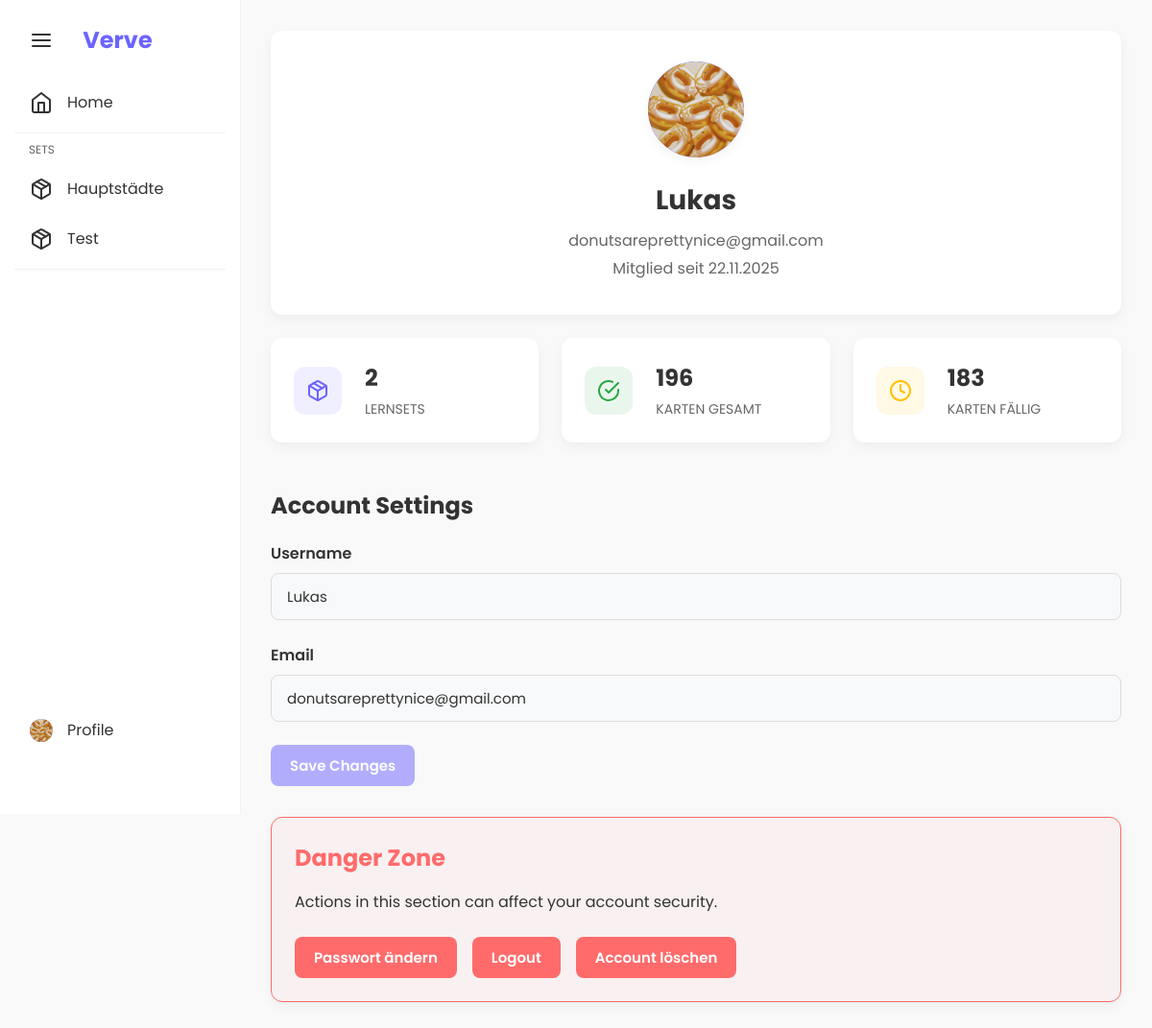
The app's page /auth/profile (signed in) with its own data.
### app/models/vocab_set.py (models this page shows, shortened)
class VocabSet(db.Model):
    __tablename__ = 'vocab_sets'
    id = db.Column(db.Integer, primary_key=True)
    name = db.Column(db.String(100), nullable=False)
    user_id = db.Column(db.Integer, db.ForeignKey('users.id'), nullable=True)  # None for shared sets
    is_shared = db.Column(db.Boolean, nullable=False, default=False)
    created_at = db.Column(db.DateTime, nullable=False, default=datetime.now)
    updated_at = db.Column(db.DateTime, nullable=False, default=datetime.now, onupdate=datetime.now)
    cards = db.relationship('Card', backref='vocab_set', lazy=True, cascade='all, delete-orphan')
    def get_due_cards(self) -> List['Card']:
        from app.models.card import Card
        return [card for card in self.cards if card.is_due()]
    def get_statistics(self) -> dict:
        level_counts = {}
        for card in self.cards:
            level = card.level
            level_counts[level] = level_counts.get(level, 0) + 1
        return {
            'total_cards': len(self.cards),
            'level_counts': level_counts,
            'due_cards': len(self.get_due_cards())
        }

### app/models/user.py (models this page shows, shortened)
class User(UserMixin, db.Model):
    __tablename__ = 'users'
    id = db.Column(db.Integer, primary_key=True)
    username = db.Column(db.String(50), unique=True, nullable=False, index=True)
    email = db.Column(db.String(120), unique=True, nullable=False, index=True)
    password_hash = db.Column(db.String(128), nullable=False)
    created_at = db.Column(db.DateTime, nullable=False, default=datetime.now)
    avatar_file = db.Column(db.String(120), nullable=True)
    vocab_sets = db.relationship('VocabSet', backref='user', lazy=True,
                                foreign_keys='VocabSet.user_id')

### app/routes/auth.py (the view)
@auth_bp.route('/profile')
@login_required
def profile():
    sets = VocabService.get_all_set_names(current_user.id)
    total_cards = 0
    due_cards = 0
    for s in sets:
        total_cards += s.get('card_count', 0)
        due_cards += s.get('due_count', 0)
    sidebar_collapsed = request.cookies.get('sidebar_collapsed', 'false') == 'true'
    return render_template('profile.html',
                         current_user=current_user,
                         sets=sets,
                         total_cards=total_cards,
                         due_cards=due_cards,
                         sidebar_collapsed=sidebar_collapsed)

### app/__init__.py (called while the page is built)
def setup_login_manager(app: Flask) -> None:
    from flask_login import LoginManager
    from app.models import User
    login_manager = LoginManager()
    login_manager.init_app(app)
    login_manager.login_view = 'auth.login'
    login_manager.login_message = 'Bitte melden Sie sich an, um auf diese Seite zuzugreifen.'
    @login_manager.user_loader
    def load_user(user_id):
        return User.query.get(int(user_id))

### app/models/card.py (called while the page is built)
    def is_due(self) -> bool:
        return self.next_review <= datetime.now()

### app/services/vocab_service.py (called while the page is built)
    @staticmethod
    def get_all_set_names(user_id: int) -> List[Dict]:
        vocab_sets = VocabSet.query.filter(VocabSet.user_id == user_id).all()
        result = []
        for vs in vocab_sets:
            level_counts = vs.get_statistics()['level_counts']
            max_level = max(level_counts.items(), key=lambda x: x[1])[0] if level_counts else 1
            result.append({
                'id': vs.id,
                'name': vs.name,
                'is_shared': vs.is_shared,
                'card_count': len(vs.cards),
                'due_count': len(vs.get_due_cards()),
                'level_counts': level_counts,
                'max_level': max_level
            })
        return result

### templates/profile.html (shortened to what this page needs)
{% extends "base.html" %}
{% block content %}
<div class="container">
    <div class="card profile-card">
        <div class="profile-header">
            <div class="profile-avatar-large" onclick="document.getElementById('avatar').click()"
                style="cursor: pointer; position: relative; overflow: hidden;">
                {% if current_user.avatar_file %}
                <img id="avatar-preview-img" src="{{ url_for('static', filename=current_user.avatar_file) }}"
                    alt="Avatar" style="width: 100%; height: 100%; object-fit: cover; border-radius: 50%;">
                {% else %}
                <span id="avatar-initials">{{ current_user.username[0].upper() }}</span>
                <img id="avatar-preview-img" src="" alt="Avatar"
                    style="display: none; width: 100%; height: 100%; object-fit: cover; border-radius: 50%;">
                {% endif %}
            </div>
            <div class="profile-info">
                <h1>{{ current_user.username }}</h1>
                <p class="text-muted">{{ current_user.email }}</p>
                <p class="text-muted">Mitglied seit {{ current_user.created_at.strftime('%d.%m.%Y') }}</p>
            </div>
        </div>
    </div>
    <div class="stats-overview">
        <div class="card stat-card">
            <div class="stat-icon" style="background-color: rgba(108, 99, 255, 0.1); color: var(--primary-color);">
                <i data-feather="package"></i>
            </div>
            <div class="stat-details">
                <h3>{{ sets|length }}</h3>
                <p>Lernsets</p>
            </div>
        </div>
        <div class="card stat-card">
            <div class="stat-icon" style="background-color: rgba(40, 167, 69, 0.1); color: var(--success-color);">
                <i data-feather="check-circle"></i>
            </div>
            <div class="stat-details">
                <h3>{{ total_cards }}</h3>
                <p>Karten gesamt</p>
            </div>
        </div>
        <div class="card stat-card">
            <div class="stat-icon" style="background-color: rgba(255, 193, 7, 0.1); color: #ffc107;">
                <i data-feather="clock"></i>
            </div>
            <div class="stat-details">
                <h3>{{ due_cards }}</h3>
                <p>Karten fällig</p>
            </div>
        </div>
    </div>
    <div class="account-settings">
        <h2>Account Settings</h2>
        <form action="{{ url_for('auth.update_profile') }}" method="POST" enctype="multipart/form-data"
            class="profile-form" id="profile-form">
            <div class="form-group">
                <label for="username">Username</label>
                <input type="text" id="username" name="username" value="{{ current_user.username }}" required
                    class="form-control">
            </div>
            <div class="form-group">
                <label for="email">Email</label>
                <input type="email" id="email" name="email" value="{{ current_user.email }}" required
                    class="form-control">
            </div>
            <div class="profile-actions" style="display: flex; gap: var(--spacing-md); align-items: center;">
                <button type="submit" id="save-profile-btn" class="btn btn-primary" disabled>Save Changes</button>
            </div>
        </form>
        <div class="card danger-zone">
            <h2>Danger Zone</h2>
            <p>Actions in this section can affect your account security.</p>
            <div class="account-actions">
                <a href="{{ url_for('auth.change_password') }}" class="btn btn-danger">Passwort ändern</a>
                <a href="{{ url_for('auth.logout') }}" class="btn btn-danger">Logout</a>
                <button type="button" class="btn btn-danger" onclick="openDeleteModal()">Account
                    löschen</button>
            </div>
        </div>
    </div>
</div>
{% endblock %}

### templates/base.html (shortened to what this page needs)
<!DOCTYPE html>
<html lang="de">
<head>
    <link rel="stylesheet" href="{{ url_for('static', filename='css/style.css') }}">
</head>
<body>
    <div class="sidebar {% if sidebar_collapsed %}collapsed{% endif %}">
        <div class="sidebar-header">
            <button class="sidebar-toggle"><i data-feather="menu"></i></button>
            <span class="sidebar-brand">Verve</span>
        </div>
        <ul class="sidebar-nav">
            <li><a href="{{ url_for('main.index') }}"><i data-feather="home"></i><span>Home</span></a></li>
            <li class="sidebar-separator"></li>
            <li class="sidebar-nav-header"><span>Sets</span></li>
            {% for set in sets %}
            <li>
                <a href="{{ url_for('main.set_overview', set_id=set.id) }}">
                    <i data-feather="package"></i>
                    <span>
                        {{ set.name.replace('_', ' ') | title }}
                    </span>
                </a>
            </li>
            {% endfor %}
            <li class="sidebar-separator"></li>
        </ul>
        {% if current_user.is_authenticated %}
        <div class="sidebar-profile-bottom">
            <a href="{{ url_for('auth.profile') }}" class="profile-link-bottom">
                <div class="sidebar-avatar">
                    {% if current_user.avatar_file %}
                    <img src="{{ url_for('static', filename=current_user.avatar_file) }}" alt="Avatar"
                        style="width: 100%; height: 100%; object-fit: cover; border-radius: 50%;">
                    {% else %}
                    {{ current_user.username[0].upper() }}
                    {% endif %}
                </div>
                <span>Profile</span>
            </a>
        </div>
        {% endif %}
    </div>
    <div class="main-content {% if sidebar_collapsed %}collapsed{% endif %}">
        {% block content %}{% endblock %}
    </div>
</body>
</html>

### records on screen
VocabSet: name.replace "Hauptstädte"
VocabSet: name.replace "Test"
User: avatar_file (picture), username "Lukas", email "donutsareprettynice@gmail.com", created_at "22.11.2025"

### other values on screen
{{ sets|length }} "2"
{{ total_cards }} "196"
{{ due_cards }} "183"
